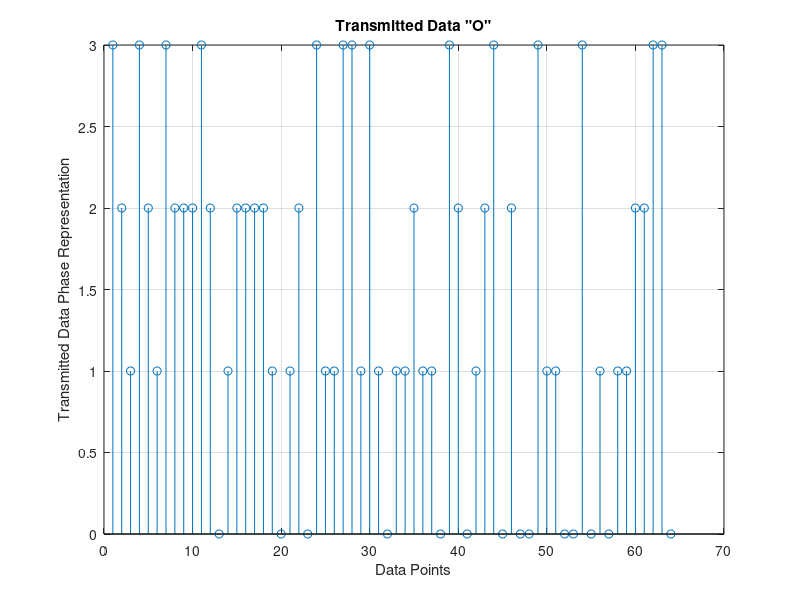
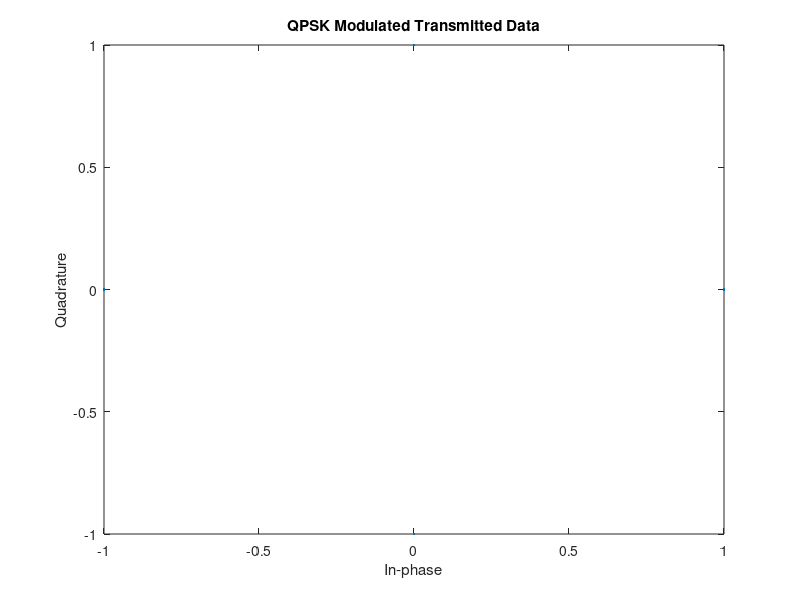
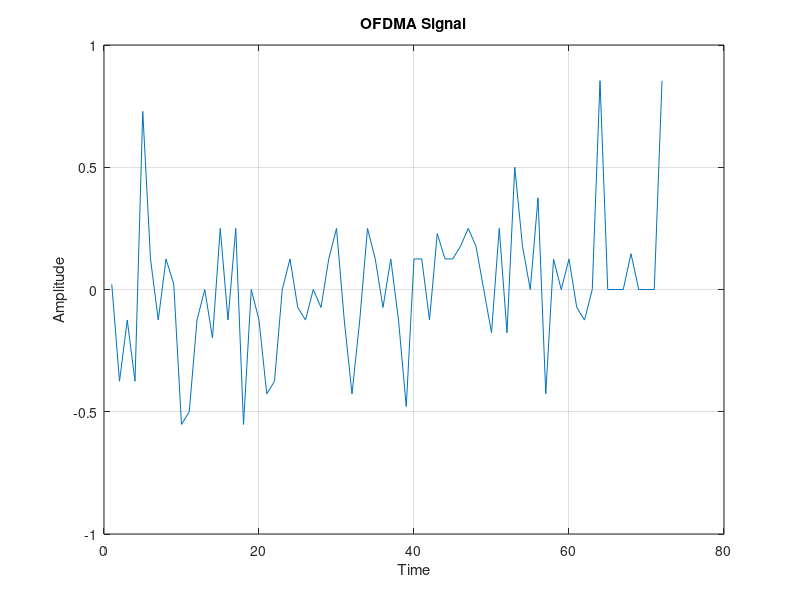
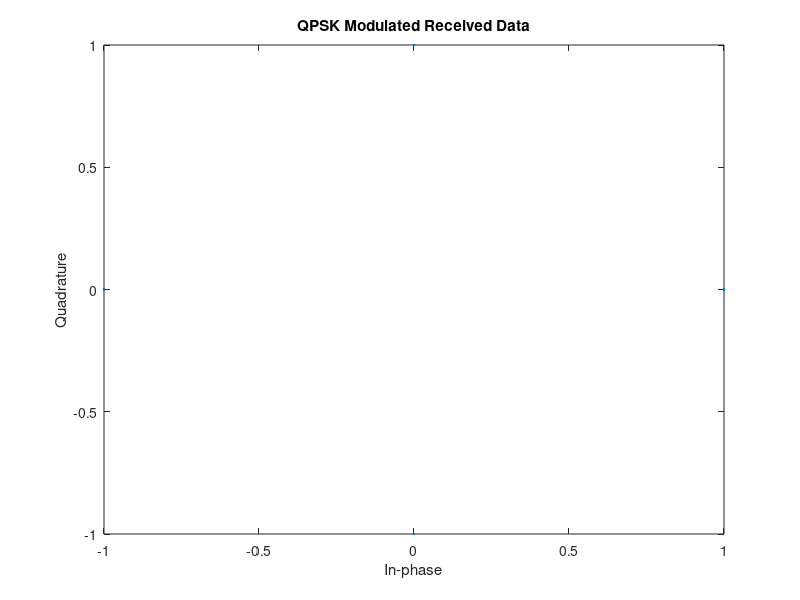

Here is the MATLAB script that generated these plots, in order:
 %This program simulates OFDMA transmission in AWGN channel%
clear all
clc
close  
M = 4;                          %  QPSK signal constellation
no_of_data_points = 64;         %  have 64 data points
block_size = 8;                 %  size of each ofdm block
cp_len = ceil(0.1*block_size);  %  length of cyclic prefix
no_of_ifft_points = block_size; %  8 points for the FFT/IFFT
no_of_fft_points = block_size;
%  Generate 1 x 64 vector of data points phase representations
data_source = randsrc(1, no_of_data_points, 0:M-1);
figure(1)
stem(data_source); grid on; xlabel('Data Points'); ylabel('Transmitted Data Phase Representation')
title('Transmitted Data "O"')
%  Perform QPSK modulation
qpsk_modulated_data = pskmod(data_source, M);
scatterplot(qpsk_modulated_data);title('QPSK Modulated Transmitted Data')
%  Do IFFT on each block
%  Make the serial stream a matrix where each column represents a pre-OFDM
%  block (w/o cyclic prefixing)
%  First: Find out the number of colums that will exist after reshaping
num_cols=length(qpsk_modulated_data)/block_size;
data_matrix = reshape(qpsk_modulated_data, block_size, num_cols);
%  Second: Create empty matix to put the IFFT'd data
cp_start = block_size-cp_len;
cp_end = block_size;
%  Third: Operate columnwise & do CP
for i=1:num_cols
    ifft_data_matrix(:,i) = ifft((data_matrix(:,i)),no_of_ifft_points);
    %   Compute and append Cyclic Prefix
    for j=1:cp_len
       actual_cp(j,i) = ifft_data_matrix(j+cp_start,i);
    end
    %   Append the CP to the existing block to create the actual OFDM block
    ifft_data(:,i) = vertcat(actual_cp(:,i),ifft_data_matrix(:,i));
end
%   Convert to serial stream for transmission
[rows_ifft_data, cols_ifft_data]=size(ifft_data);
len_ofdm_data = rows_ifft_data*cols_ifft_data;
%   Actual OFDM signal to be transmitted
ofdm_signal = reshape(ifft_data, 1, len_ofdm_data);
figure(3)
plot(real(ofdm_signal)); xlabel('Time'); ylabel('Amplitude');
title('OFDMA Signal');grid on;
%   Pass the ofdm signal through the channel
recvd_signal = ofdm_signal;
%   Convert Data back to "parallel" form to perform FFT
recvd_signal_matrix = reshape(recvd_signal,rows_ifft_data, cols_ifft_data);
%   Remove CP
recvd_signal_matrix(1:cp_len,:)=[];
%   Perform FFT
for i=1:cols_ifft_data
    %   FFT
    fft_data_matrix(:,i) = fft(recvd_signal_matrix(:,i),no_of_fft_points);
end
%   Convert to serial stream
recvd_serial_data = reshape(fft_data_matrix, 1,(block_size*num_cols));
%   Demodulate the data
qpsk_demodulated_data = pskdemod(recvd_serial_data,M);
scatterplot(qpsk_modulated_data);title('QPSK Modulated Received Data')
figure(5)
stem(qpsk_demodulated_data,'rx');
grid on;xlabel('Data Points');ylabel('Received Data Phase Representation');title('Received Data "X"')   
